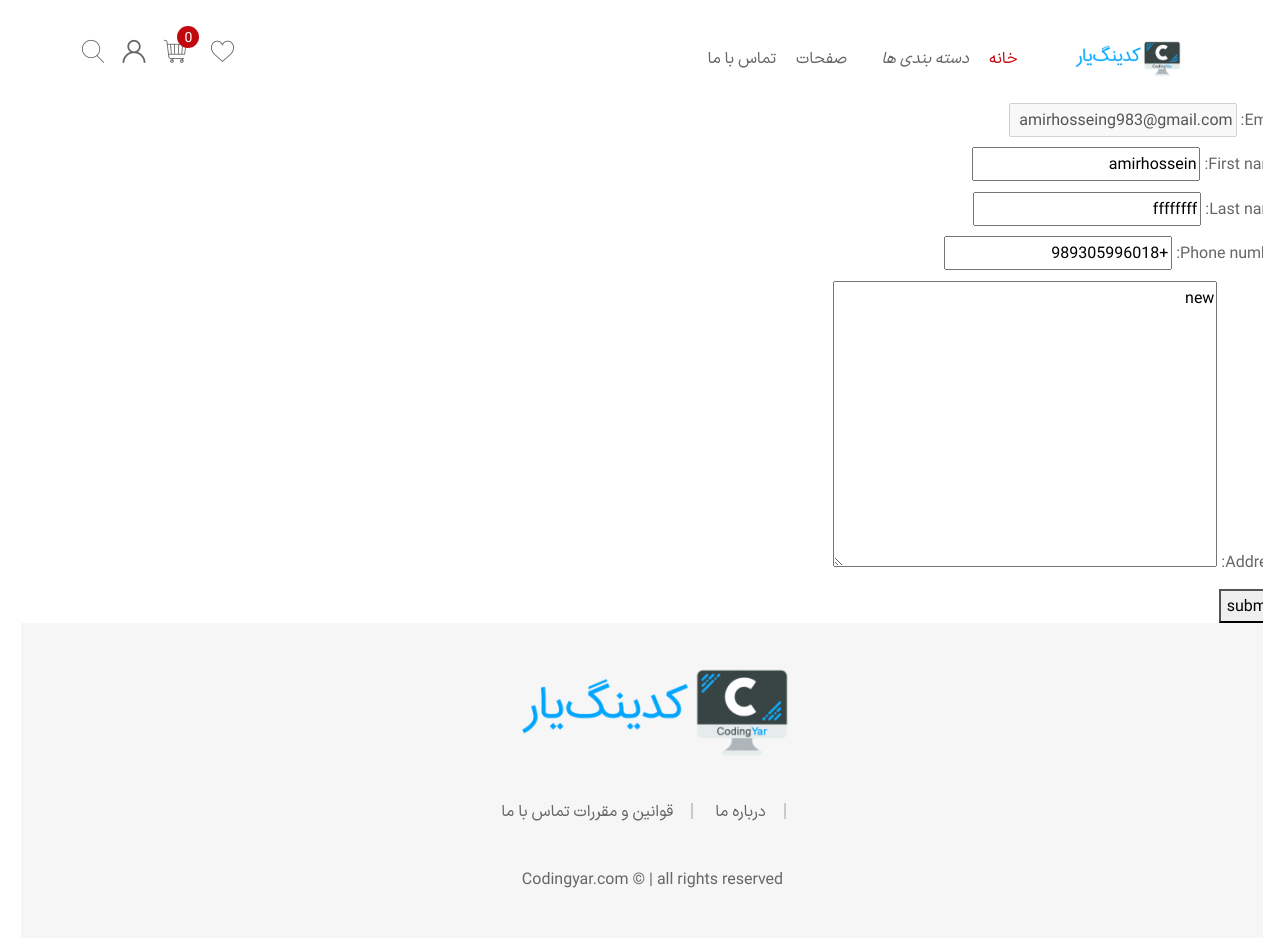
The page /store/profile/ (signed in) on the database as committed earlier.
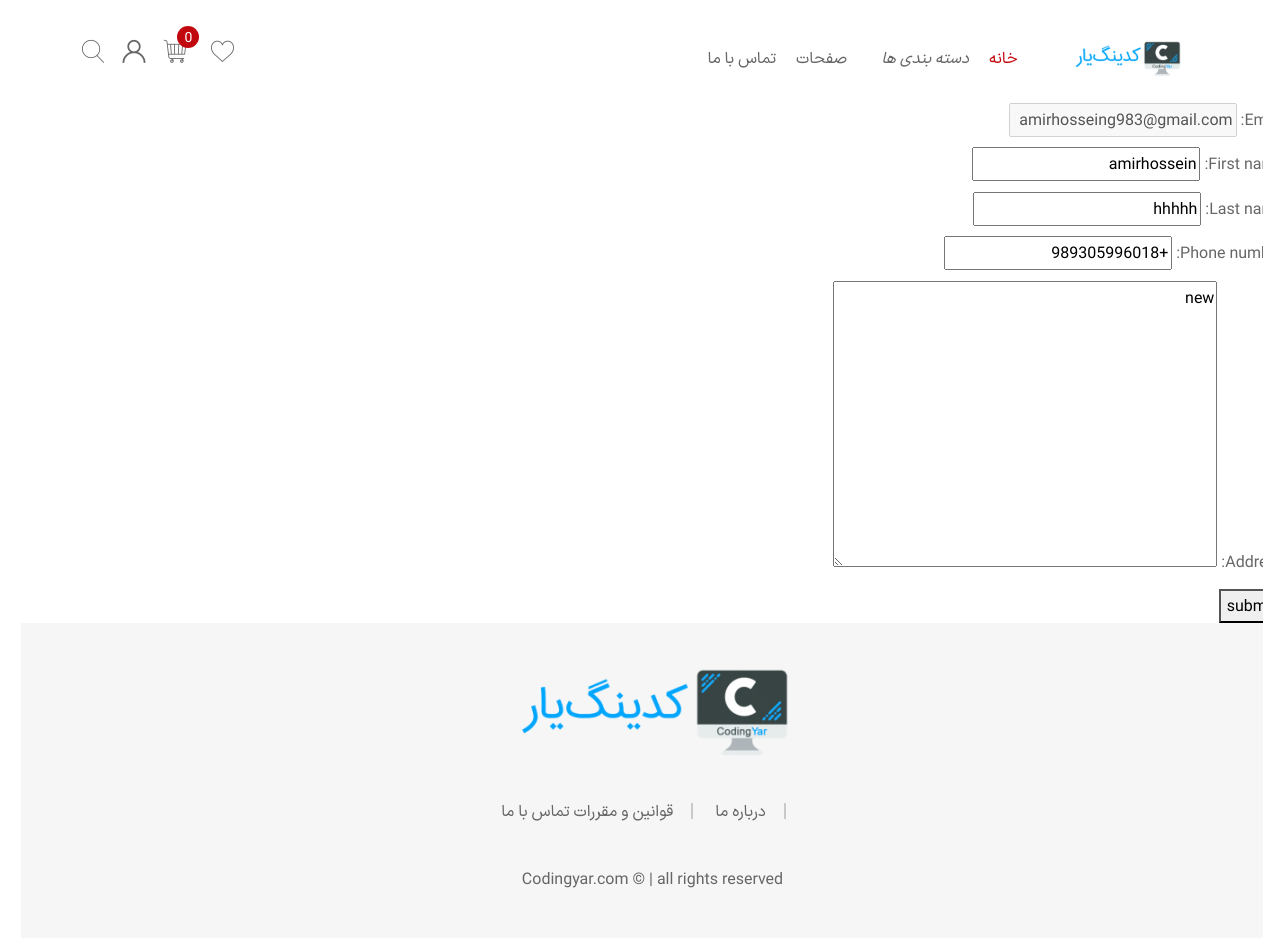
The same page on the database as committed later.
### core/models.py (models this page shows)
class CustomUser(AbstractUser):
    email = models.EmailField(unique=True)

### store/views.py (the view)
# urls.py: path('profile/', views.update_profile, name='profile'),
@login_required
def update_profile(request):
    profile = get_object_or_404(Profile, user=request.user)
    if request.method == "GET":
        form = ProfileForm(request=request, initial={
            'first_name': request.user.first_name,
            'last_name': request.user.last_name,
            'email': request.user.email,
            'phone_number': profile.phone_number,
            'address': profile.address,
        })
    else:
        form = ProfileForm(request.POST, request=request)
        if form.is_valid():
            form.save()
            return redirect('product-list')
    return render(request, 'store/profile_update.html',  context={'form': form})

### store/forms.py (shortened to what this page needs)
class ProfileForm(forms.Form):
    email = forms.EmailField(disabled=True)
    first_name = forms.CharField(max_length=255)
    last_name = forms.CharField(max_length=255)
    phone_number = PhoneNumberField(region='IR')
    address = forms.CharField(widget=forms.Textarea, max_length=1000)
    def __init__(self, *args, **kwargs):
        self.request = kwargs.pop('request', None)
        super().__init__(*args, **kwargs)
        self.fields['email'].disabled = True
        self.fields['email'].required = False

### store/cart.py (called while the page is built)
    def total_price(self):
        total = 0
        product_ids = list(map(int, self.cart.keys()))
        for product in Product.objects.filter(id__in=product_ids):
            quantity = self.cart[str(product.id)]['quantity']
            total += product.final_price() * quantity
        return total

    def __len__(self):
        return len(self.cart.keys())

### store/context_processor.py (called while the page is built)
def cart_processor(request):
    cart = Cart(request)
    return {'cart': cart}

def category_processor(request):
    query = Category.objects.all()
    return {'categories': query}

### store/templates/store/profile_update.html (shortened to what this page needs)
{% extends '_base.html' %}
{% block content %}
    <form action="" method="post">
    {{ form.as_p }}
    <button type="submit"> submit</button>
    </form>
{% endblock %}

Rows that differ between the two databases and show on the page:
changed CustomUser "amirhosseing983@gmail.com": last_name "ffffffff" → "hhhhh"
